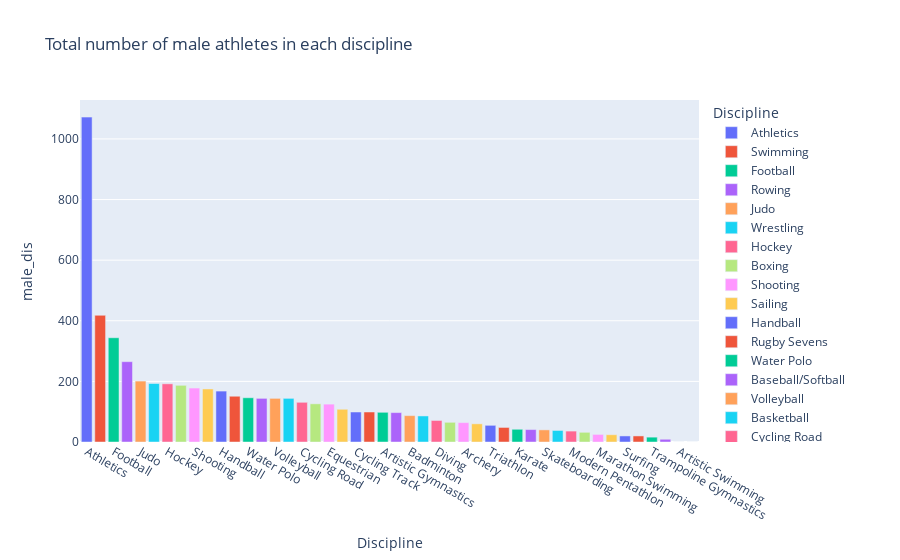

Notebook code for this chart:
### Code cell
male_dis=gender.groupby('Discipline')['Male'].sum().sort_values(ascending=False).reset_index(name='male_dis')
print(male_dis.head(7))
px.bar(male_dis, x='Discipline', y='male_dis', color='Discipline', title='Total number of male athletes in each discipline').show()

### Figure 1 — Plotly figure (JSON) as saved in the notebook; plotly's stock layout.template omitted (floating-point values rounded to 4 significant figures)
{"data": [{"alignmentgroup": "True", "hovertemplate": "Discipline=%{x}<br>male_dis=%{y}<extra></extra>", "legendgroup": "Athletics", "marker": {"color": "#636efa", "pattern": {"shape": ""}}, "name": "Athletics", "offsetgroup": "Athletics", "orientation": "v", "showlegend": true, "textposition": "auto", "type": "bar", "x": ["Athletics"], "xaxis": "x", "y": [1072], "yaxis": "y"}, {"alignmentgroup": "True", "hovertemplate": "Discipline=%{x}<br>male_dis=%{y}<extra></extra>", "legendgroup": "Swimming", "marker": {"color": "#EF553B", "pattern": {"shape": ""}}, "name": "Swimming", "offsetgroup": "Swimming", "orientation": "v", "showlegend": true, "textposition": "auto", "type": "bar", "x": ["Swimming"], "xaxis": "x", "y": [418], "yaxis": "y"}, {"alignmentgroup": "True", "hovertemplate": "Discipline=%{x}<br>male_dis=%{y}<extra></extra>", "legendgroup": "Football", "marker": {"color": "#00cc96", "pattern": {"shape": ""}}, "name": "Football", "offsetgroup": "Football", "orientation": "v", "showlegend": true, "textposition": "auto", "type": "bar", "x": ["Football"], "xaxis": "x", "y": [344], "yaxis": "y"}, {"alignmentgroup": "True", "hovertemplate": "Discipline=%{x}<br>male_dis=%{y}<extra></extra>", "legendgroup": "Rowing", "marker": {"color": "#ab63fa", "pattern": {"shape": ""}}, "name": "Rowing", "offsetgroup": "Rowing", "orientation": "v", "showlegend": true, "textposition": "auto", "type": "bar", "x": ["Rowing"], "xaxis": "x", "y": [265], "yaxis": "y"}, {"alignmentgroup": "True", "hovertemplate": "Discipline=%{x}<br>male_dis=%{y}<extra></extra>", "legendgroup": "Judo", "marker": {"color": "#FFA15A", "pattern": {"shape": ""}}, "name": "Judo", "offsetgroup": "Judo", "orientation": "v", "showlegend": true, "textposition": "auto", "type": "bar", "x": ["Judo"], "xaxis": "x", "y": [201], "yaxis": "y"}, {"alignmentgroup": "True", "hovertemplate": "Discipline=%{x}<br>male_dis=%{y}<extra></extra>", "legendgroup": "Wrestling", "marker": {"color": "#19d3f3", "pattern": {"shape": ""}}, "name": "Wrestling", "offsetgroup": "Wrestling", "orientation": "v", "showlegend": true, "textposition": "auto", "type": "bar", "x": ["Wrestling"], "xaxis": "x", "y": [193], "yaxis": "y"}, {"alignmentgroup": "True", "hovertemplate": "Discipline=%{x}<br>male_dis=%{y}<extra></extra>", "legendgroup": "Hockey", "marker": {"color": "#FF6692", "pattern": {"shape": ""}}, "name": "Hockey", "offsetgroup": "Hockey", "orientation": "v", "showlegend": true, "textposition": "auto", "type": "bar", "x": ["Hockey"], "xaxis": "x", "y": [192], "yaxis": "y"}, {"alignmentgroup": "True", "hovertemplate": "Discipline=%{x}<br>male_dis=%{y}<extra></extra>", "legendgroup": "Boxing", "marker": {"color": "#B6E880", "pattern": {"shape": ""}}, "name": "Boxing", "offsetgroup": "Boxing", "orientation": "v", "showlegend": true, "textposition": "auto", "type": "bar", "x": ["Boxing"], "xaxis": "x", "y": [187], "yaxis": "y"}, {"alignmentgroup": "True", "hovertemplate": "Discipline=%{x}<br>male_dis=%{y}<extra></extra>", "legendgroup": "Shooting", "marker": {"color": "#FF97FF", "pattern": {"shape": ""}}, "name": "Shooting", "offsetgroup": "Shooting", "orientation": "v", "showlegend": true, "textposition": "auto", "type": "bar", "x": ["Shooting"], "xaxis": "x", "y": [178], "yaxis": "y"}, {"alignmentgroup": "True", "hovertemplate": "Discipline=%{x}<br>male_dis=%{y}<extra></extra>", "legendgroup": "Sailing", "marker": {"color": "#FECB52", "pattern": {"shape": ""}}, "name": "Sailing", "offsetgroup": "Sailing", "orientation": "v", "showlegend": true, "textposition": "auto", "type": "bar", "x": ["Sailing"], "xaxis": "x", "y": [175], "yaxis": "y"}, {"alignmentgroup": "True", "hovertemplate": "Discipline=%{x}<br>male_dis=%{y}<extra></extra>", "legendgroup": "Handball", "marker": {"color": "#636efa", "pattern": {"shape": ""}}, "name": "Handball", "offsetgroup": "Handball", "orientation": "v", "showlegend": true, "textposition": "auto", "type": "bar", "x": ["Handball"], "xaxis": "x", "y": [168], "yaxis": "y"}, {"alignmentgroup": "True", "hovertemplate": "Discipline=%{x}<br>male_dis=%{y}<extra></extra>", "legendgroup": "Rugby Sevens", "marker": {"color": "#EF553B", "pattern": {"shape": ""}}, "name": "Rugby Sevens", "offsetgroup": "Rugby Sevens", "orientation": "v", "showlegend": true, "textposition": "auto", "type": "bar", "x": ["Rugby Sevens"], "xaxis": "x", "y": [151], "yaxis": "y"}, {"alignmentgroup": "True", "hovertemplate": "Discipline=%{x}<br>male_dis=%{y}<extra></extra>", "legendgroup": "Water Polo", "marker": {"color": "#00cc96", "pattern": {"shape": ""}}, "name": "Water Polo", "offsetgroup": "Water Polo", "orientation": "v", "showlegend": true, "textposition": "auto", "type": "bar", "x": ["Water Polo"], "xaxis": "x", "y": [146], "yaxis": "y"}, {"alignmentgroup": "True", "hovertemplate": "Discipline=%{x}<br>male_dis=%{y}<extra></extra>", "legendgroup": "Baseball/Softball", "marker": {"color": "#ab63fa", "pattern": {"shape": ""}}, "name": "Baseball/Softball", "offsetgroup": "Baseball/Softball", "orientation": "v", "showlegend": true, "textposition": "auto", "type": "bar", "x": ["Baseball/Softball"], "xaxis": "x", "y": [144], "yaxis": "y"}, {"alignmentgroup": "True", "hovertemplate": "Discipline=%{x}<br>male_dis=%{y}<extra></extra>", "legendgroup": "Volleyball", "marker": {"color": "#FFA15A", "pattern": {"shape": ""}}, "name": "Volleyball", "offsetgroup": "Volleyball", "orientation": "v", "showlegend": true, "textposition": "auto", "type": "bar", "x": ["Volleyball"], "xaxis": "x", "y": [144], "yaxis": "y"}, {"alignmentgroup": "True", "hovertemplate": "Discipline=%{x}<br>male_dis=%{y}<extra></extra>", "legendgroup": "Basketball", "marker": {"color": "#19d3f3", "pattern": {"shape": ""}}, "name": "Basketball", "offsetgroup": "Basketball", "orientation": "v", "showlegend": true, "textposition": "auto", "type": "bar", "x": ["Basketball"], "xaxis": "x", "y": [144], "yaxis": "y"}, {"alignmentgroup": "True", "hovertemplate": "Discipline=%{x}<br>male_dis=%{y}<extra></extra>", "legendgroup": "Cycling Road", "marker": {"color": "#FF6692", "pattern": {"shape": ""}}, "name": "Cycling Road", "offsetgroup": "Cycling Road", "orientation": "v", "showlegend": true, "textposition": "auto", "type": "bar", "x": ["Cycling Road"], "xaxis": "x", "y": [131], "yaxis": "y"}, {"alignmentgroup": "True", "hovertemplate": "Discipline=%{x}<br>male_dis=%{y}<extra></extra>", "legendgroup": "Canoe Sprint", "marker": {"color": "#B6E880", "pattern": {"shape": ""}}, "name": "Canoe Sprint", "offsetgroup": "Canoe Sprint", "orientation": "v", "showlegend": true, "textposition": "auto", "type": "bar", "x": ["Canoe Sprint"], "xaxis": "x", "y": [126], "yaxis": "y"}, {"alignmentgroup": "True", "hovertemplate": "Discipline=%{x}<br>male_dis=%{y}<extra></extra>", "legendgroup": "Equestrian", "marker": {"color": "#FF97FF", "pattern": {"shape": ""}}, "name": "Equestrian", "offsetgroup": "Equestrian", "orientation": "v", "showlegend": true, "textposition": "auto", "type": "bar", "x": ["Equestrian"], "xaxis": "x", "y": [125], "yaxis": "y"}, {"alignmentgroup": "True", "hovertemplate": "Discipline=%{x}<br>male_dis=%{y}<extra></extra>", "legendgroup": "Fencing", "marker": {"color": "#FECB52", "pattern": {"shape": ""}}, "name": "Fencing", "offsetgroup": "Fencing", "orientation": "v", "showlegend": true, "textposition": "auto", "type": "bar", "x": ["Fencing"], "xaxis": "x", "y": [108], "yaxis": "y"}, {"alignmentgroup": "True", "hovertemplate": "Discipline=%{x}<br>male_dis=%{y}<extra></extra>", "legendgroup": "Cycling Track", "marker": {"color": "#636efa", "pattern": {"shape": ""}}, "name": "Cycling Track", "offsetgroup": "Cycling Track", "orientation": "v", "showlegend": true, "textposition": "auto", "type": "bar", "x": ["Cycling Track"], "xaxis": "x", "y": [99], "yaxis": "y"}, {"alignmentgroup": "True", "hovertemplate": "Discipline=%{x}<br>male_dis=%{y}<extra></extra>", "legendgroup": "Weightlifting", "marker": {"color": "#EF553B", "pattern": {"shape": ""}}, "name": "Weightlifting", "offsetgroup": "Weightlifting", "orientation": "v", "showlegend": true, "textposition": "auto", "type": "bar", "x": ["Weightlifting"], "xaxis": "x", "y": [99], "yaxis": "y"}, {"alignmentgroup": "True", "hovertemplate": "Discipline=%{x}<br>male_dis=%{y}<extra></extra>", "legendgroup": "Artistic Gymnastics", "marker": {"color": "#00cc96", "pattern": {"shape": ""}}, "name": "Artistic Gymnastics", "offsetgroup": "Artistic Gymnastics", "orientation": "v", "showlegend": true, "textposition": "auto", "type": "bar", "x": ["Artistic Gymnastics"], "xaxis": "x", "y": [98], "yaxis": "y"}, {"alignmentgroup": "True", "hovertemplate": "Discipline=%{x}<br>male_dis=%{y}<extra></extra>", "legendgroup": "Tennis", "marker": {"color": "#ab63fa", "pattern": {"shape": ""}}, "name": "Tennis", "offsetgroup": "Tennis", "orientation": "v", "showlegend": true, "textposition": "auto", "type": "bar", "x": ["Tennis"], "xaxis": "x", "y": [97], "yaxis": "y"}, {"alignmentgroup": "True", "hovertemplate": "Discipline=%{x}<br>male_dis=%{y}<extra></extra>", "legendgroup": "Badminton", "marker": {"color": "#FFA15A", "pattern": {"shape": ""}}, "name": "Badminton", "offsetgroup": "Badminton", "orientation": "v", "showlegend": true, "textposition": "auto", "type": "bar", "x": ["Badminton"], "xaxis": "x", "y": [87], "yaxis": "y"}, {"alignmentgroup": "True", "hovertemplate": "Discipline=%{x}<br>male_dis=%{y}<extra></extra>", "legendgroup": "Table Tennis", "marker": {"color": "#19d3f3", "pattern": {"shape": ""}}, "name": "Table Tennis", "offsetgroup": "Table Tennis", "orientation": "v", "showlegend": true, "textposition": "auto", "type": "bar", "x": ["Table Tennis"], "xaxis": "x", "y": [86], "yaxis": "y"}, {"alignmentgroup": "True", "hovertemplate": "Discipline=%{x}<br>male_dis=%{y}<extra></extra>", "legendgroup": "Diving", "marker": {"color": "#FF6692", "pattern": {"shape": ""}}, "name": "Diving", "offsetgroup": "Diving", "orientation": "v", "showlegend": true, "textposition": "auto", "type": "bar", "x": ["Diving"], "xaxis": "x", "y": [71], "yaxis": "y"}, {"alignmentgroup": "True", "hovertemplate": "Discipline=%{x}<br>male_dis=%{y}<extra></extra>", "legendgroup": "Taekwondo", "marker": {"color": "#B6E880", "pattern": {"shape": ""}}, "name": "Taekwondo", "offsetgroup": "Taekwondo", "orientation": "v", "showlegend": true, "textposition": "auto", "type": "bar", "x": ["Taekwondo"], "xaxis": "x", "y": [65], "yaxis": "y"}, {"alignmentgroup": "True", "hovertemplate": "Discipline=%{x}<br>male_dis=%{y}<extra></extra>", "legendgroup": "Archery", "marker": {"color": "#FF97FF", "pattern": {"shape": ""}}, "name": "Archery", "offsetgroup": "Archery", "orientation": "v", "showlegend": true, "textposition": "auto", "type": "bar", "x": ["Archery"], "xaxis": "x", "y": [64], "yaxis": "y"}, {"alignmentgroup": "True", "hovertemplate": "Discipline=%{x}<br>male_dis=%{y}<extra></extra>", "legendgroup": "Golf", "marker": {"color": "#FECB52", "pattern": {"shape": ""}}, "name": "Golf", "offsetgroup": "Golf", "orientation": "v", "showlegend": true, "textposition": "auto", "type": "bar", "x": ["Golf"], "xaxis": "x", "y": [60], "yaxis": "y"}, {"alignmentgroup": "True", "hovertemplate": "Discipline=%{x}<br>male_dis=%{y}<extra></extra>", "legendgroup": "Triathlon", "marker": {"color": "#636efa", "pattern": {"shape": ""}}, "name": "Triathlon", "offsetgroup": "Triathlon", "orientation": "v", "showlegend": true, "textposition": "auto", "type": "bar", "x": ["Triathlon"], "xaxis": "x", "y": [55], "yaxis": "y"}, {"alignmentgroup": "True", "hovertemplate": "Discipline=%{x}<br>male_dis=%{y}<extra></extra>", "legendgroup": "Beach Volleyball", "marker": {"color": "#EF553B", "pattern": {"shape": ""}}, "name": "Beach Volleyball", "offsetgroup": "Beach Volleyball", "orientation": "v", "showlegend": true, "textposition": "auto", "type": "bar", "x": ["Beach Volleyball"], "xaxis": "x", "y": [48], "yaxis": "y"}, {"alignmentgroup": "True", "hovertemplate": "Discipline=%{x}<br>male_dis=%{y}<extra></extra>", "legendgroup": "Karate", "marker": {"color": "#00cc96", "pattern": {"shape": ""}}, "name": "Karate", "offsetgroup": "Karate", "orientation": "v", "showlegend": true, "textposition": "auto", "type": "bar", "x": ["Karate"], "xaxis": "x", "y": [42], "yaxis": "y"}, {"alignmentgroup": "True", "hovertemplate": "Discipline=%{x}<br>male_dis=%{y}<extra></extra>", "legendgroup": "Canoe Slalom", "marker": {"color": "#ab63fa", "pattern": {"shape": ""}}, "name": "Canoe Slalom", "offsetgroup": "Canoe Slalom", "orientation": "v", "showlegend": true, "textposition": "auto", "type": "bar", "x": ["Canoe Slalom"], "xaxis": "x", "y": [41], "yaxis": "y"}, {"alignmentgroup": "True", "hovertemplate": "Discipline=%{x}<br>male_dis=%{y}<extra></extra>", "legendgroup": "Skateboarding", "marker": {"color": "#FFA15A", "pattern": {"shape": ""}}, "name": "Skateboarding", "offsetgroup": "Skateboarding", "orientation": "v", "showlegend": true, "textposition": "auto", "type": "bar", "x": ["Skateboarding"], "xaxis": "x", "y": [40], "yaxis": "y"}, {"alignmentgroup": "True", "hovertemplate": "Discipline=%{x}<br>male_dis=%{y}<extra></extra>", "legendgroup": "Cycling Mountain Bike", "marker": {"color": "#19d3f3", "pattern": {"shape": ""}}, "name": "Cycling Mountain Bike", "offsetgroup": "Cycling Mountain Bike", "orientation": "v", "showlegend": true, "textposition": "auto", "type": "bar", "x": ["Cycling Mountain Bike"], "xaxis": "x", "y": [38], "yaxis": "y"}, {"alignmentgroup": "True", "hovertemplate": "Discipline=%{x}<br>male_dis=%{y}<extra></extra>", "legendgroup": "Modern Pentathlon", "marker": {"color": "#FF6692", "pattern": {"shape": ""}}, "name": "Modern Pentathlon", "offsetgroup": "Modern Pentathlon", "orientation": "v", "showlegend": true, "textposition": "auto", "type": "bar", "x": ["Modern Pentathlon"], "xaxis": "x", "y": [36], "yaxis": "y"}, {"alignmentgroup": "True", "hovertemplate": "Discipline=%{x}<br>male_dis=%{y}<extra></extra>", "legendgroup": "3x3 Basketball", "marker": {"color": "#B6E880", "pattern": {"shape": ""}}, "name": "3x3 Basketball", "offsetgroup": "3x3 Basketball", "orientation": "v", "showlegend": true, "textposition": "auto", "type": "bar", "x": ["3x3 Basketball"], "xaxis": "x", "y": [32], "yaxis": "y"}, {"alignmentgroup": "True", "hovertemplate": "Discipline=%{x}<br>male_dis=%{y}<extra></extra>", "legendgroup": "Marathon Swimming", "marker": {"color": "#FF97FF", "pattern": {"shape": ""}}, "name": "Marathon Swimming", "offsetgroup": "Marathon Swimming", "orientation": "v", "showlegend": true, "textposition": "auto", "type": "bar", "x": ["Marathon Swimming"], "xaxis": "x", "y": [25], "yaxis": "y"}, {"alignmentgroup": "True", "hovertemplate": "Discipline=%{x}<br>male_dis=%{y}<extra></extra>", "legendgroup": "Cycling BMX Racing", "marker": {"color": "#FECB52", "pattern": {"shape": ""}}, "name": "Cycling BMX Racing", "offsetgroup": "Cycling BMX Racing", "orientation": "v", "showlegend": true, "textposition": "auto", "type": "bar", "x": ["Cycling BMX Racing"], "xaxis": "x", "y": [24], "yaxis": "y"}, {"alignmentgroup": "True", "hovertemplate": "Discipline=%{x}<br>male_dis=%{y}<extra></extra>", "legendgroup": "Surfing", "marker": {"color": "#636efa", "pattern": {"shape": ""}}, "name": "Surfing", "offsetgroup": "Surfing", "orientation": "v", "showlegend": true, "textposition": "auto", "type": "bar", "x": ["Surfing"], "xaxis": "x", "y": [20], "yaxis": "y"}, {"alignmentgroup": "True", "hovertemplate": "Discipline=%{x}<br>male_dis=%{y}<extra></extra>", "legendgroup": "Sport Climbing", "marker": {"color": "#EF553B", "pattern": {"shape": ""}}, "name": "Sport Climbing", "offsetgroup": "Sport Climbing", "orientation": "v", "showlegend": true, "textposition": "auto", "type": "bar", "x": ["Sport Climbing"], "xaxis": "x", "y": [20], "yaxis": "y"}, {"alignmentgroup": "True", "hovertemplate": "Discipline=%{x}<br>male_dis=%{y}<extra></extra>", "legendgroup": "Trampoline Gymnastics", "marker": {"color": "#00cc96", "pattern": {"shape": ""}}, "name": "Trampoline Gymnastics", "offsetgroup": "Trampoline Gymnastics", "orientation": "v", "showlegend": true, "textposition": "auto", "type": "bar", "x": ["Trampoline Gymnastics"], "xaxis": "x", "y": [16], "yaxis": "y"}, {"alignmentgroup": "True", "hovertemplate": "Discipline=%{x}<br>male_dis=%{y}<extra></extra>", "legendgroup": "Cycling BMX Freestyle", "marker": {"color": "#ab63fa", "pattern": {"shape": ""}}, "name": "Cycling BMX Freestyle", "offsetgroup": "Cycling BMX Freestyle", "orientation": "v", "showlegend": true, "textposition": "auto", "type": "bar", "x": ["Cycling BMX Freestyle"], "xaxis": "x", "y": [9], "yaxis": "y"}, {"alignmentgroup": "True", "hovertemplate": "Discipline=%{x}<br>male_dis=%{y}<extra></extra>", "legendgroup": "Artistic Swimming", "marker": {"color": "#FFA15A", "pattern": {"shape": ""}}, "name": "Artistic Swimming", "offsetgroup": "Artistic Swimming", "orientation": "v", "showlegend": true, "textposition": "auto", "type": "bar", "x": ["Artistic Swimming"], "xaxis": "x", "y": [0], "yaxis": "y"}, {"alignmentgroup": "True", "hovertemplate": "Discipline=%{x}<br>male_dis=%{y}<extra></extra>", "legendgroup": "Rhythmic Gymnastics", "marker": {"color": "#19d3f3", "pattern": {"shape": ""}}, "name": "Rhythmic Gymnastics", "offsetgroup": "Rhythmic Gymnastics", "orientation": "v", "showlegend": true, "textposition": "auto", "type": "bar", "x": ["Rhythmic Gymnastics"], "xaxis": "x", "y": [0], "yaxis": "y"}], "layout": {"barmode": "relative", "legend": {"title": {"text": "Discipline"}, "tracegroupgap": 0}, "title": {"text": "Total number of male athletes in each discipline"}, "xaxis": {"anchor": "y", "categoryarray": ["Athletics", "Swimming", "Football", "Rowing", "Judo", "Wrestling", "Hockey", "Boxing", "Shooting", "Sailing", "Handball", "Rugby Sevens", "Water Polo", "Baseball/Softball", "Volleyball", "Basketball", "Cycling Road", "Canoe Sprint", "Equestrian", "Fencing", "Cycling Track", "Weightlifting", "Artistic Gymnastics", "Tennis", "Badminton", "Table Tennis", "Diving", "Taekwondo", "Archery", "Golf", "Triathlon", "Beach Volleyball", "Karate", "Canoe Slalom", "Skateboarding", "Cycling Mountain Bike", "Modern Pentathlon", "3x3 Basketball", "Marathon Swimming", "Cycling BMX Racing", "Surfing", "Sport Climbing", "Trampoline Gymnastics", "Cycling BMX Freestyle", "Artistic Swimming", "Rhythmic Gymnastics"], "categoryorder": "array", "domain": [0, 1], "title": {"text": "Discipline"}}, "yaxis": {"anchor": "x", "domain": [0, 1], "title": {"text": "male_dis"}}}}
